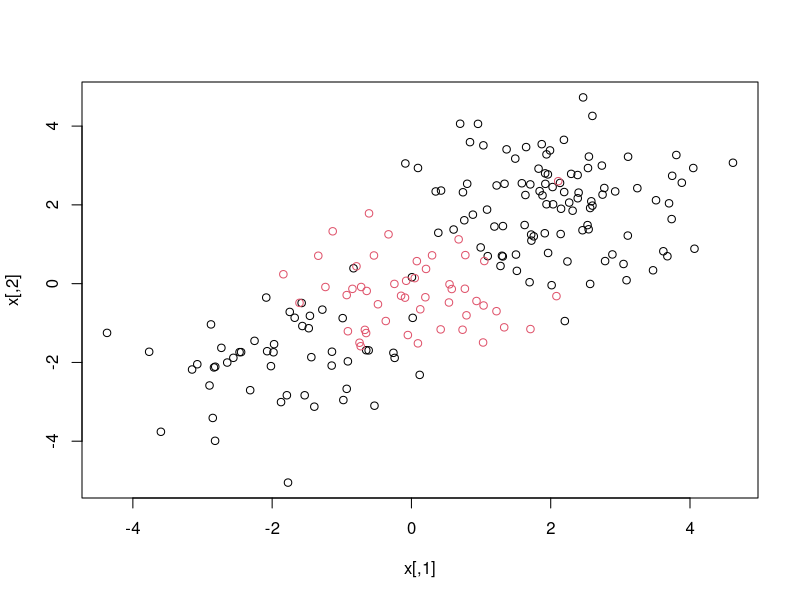
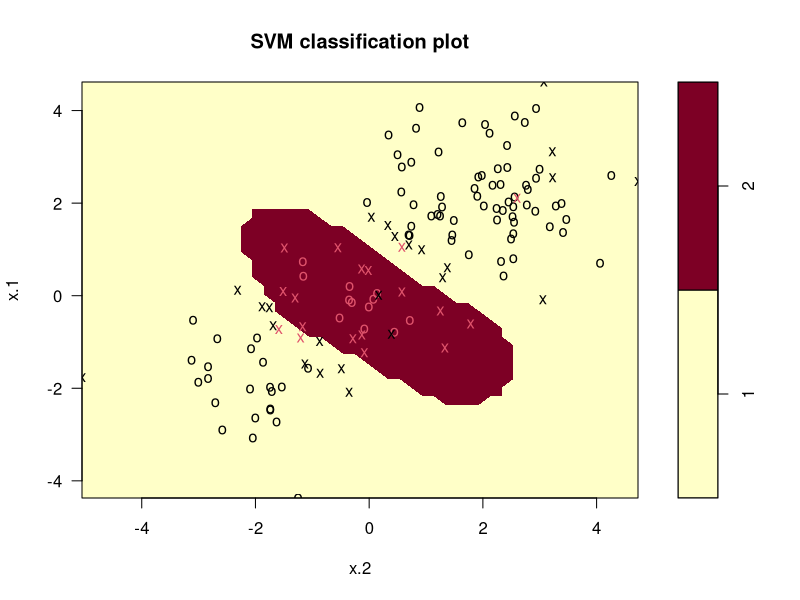
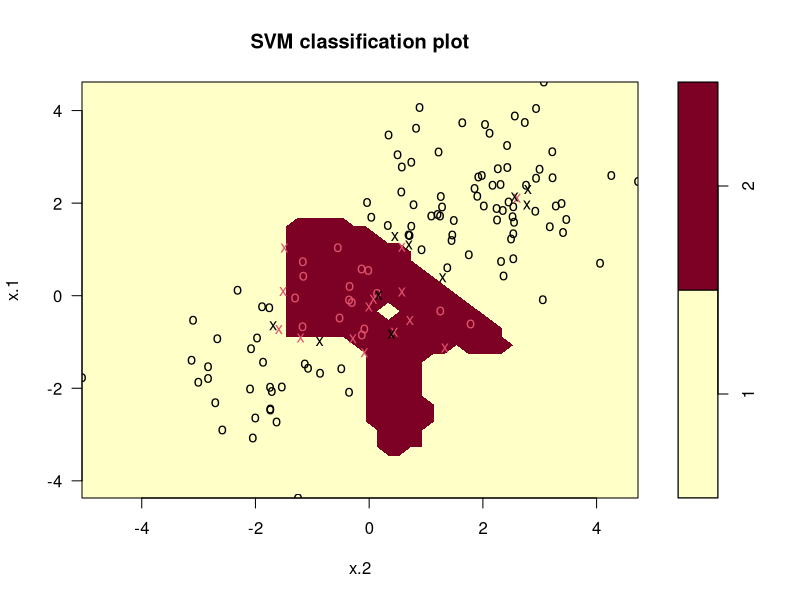
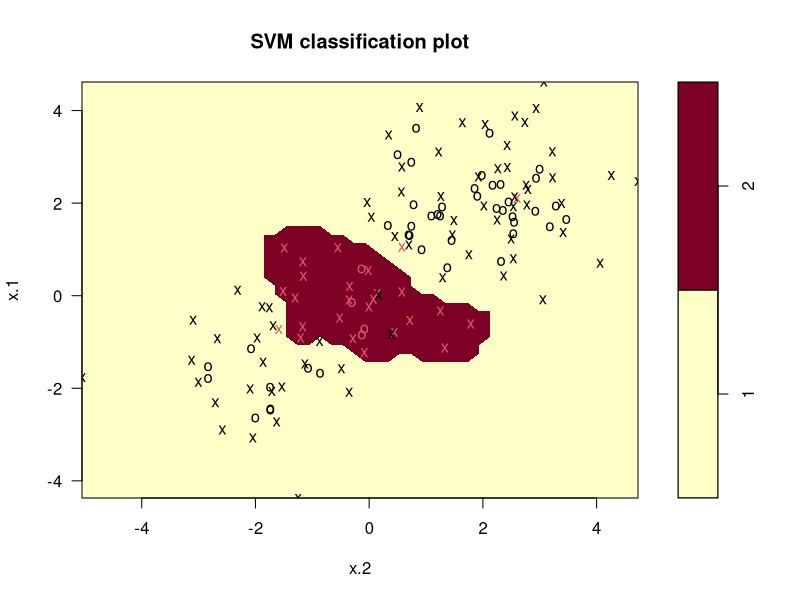
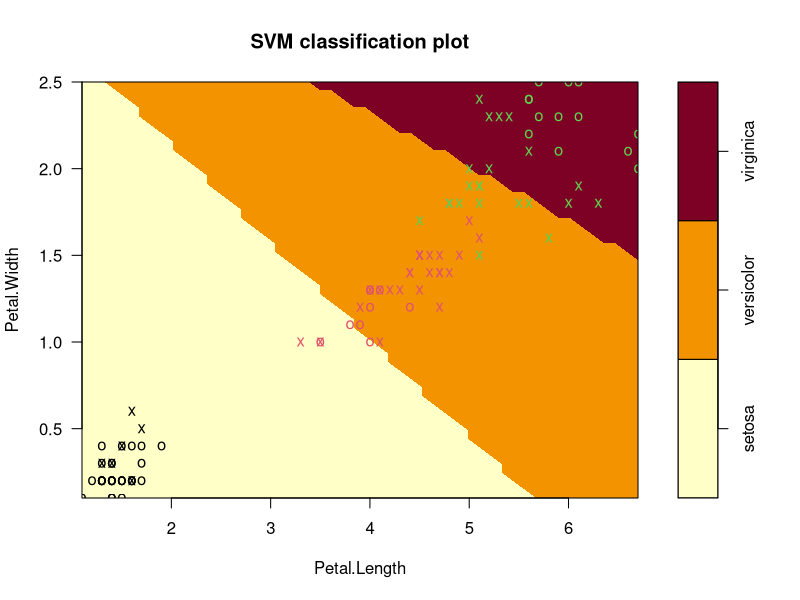
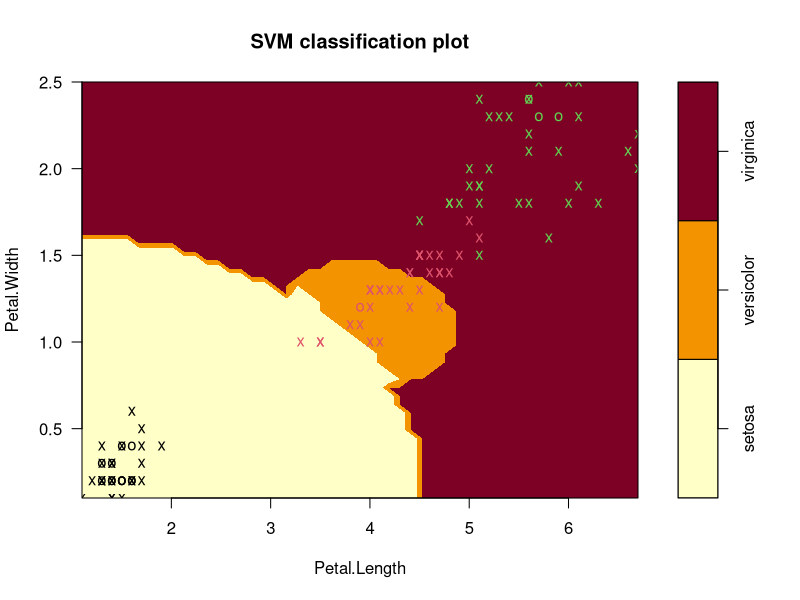
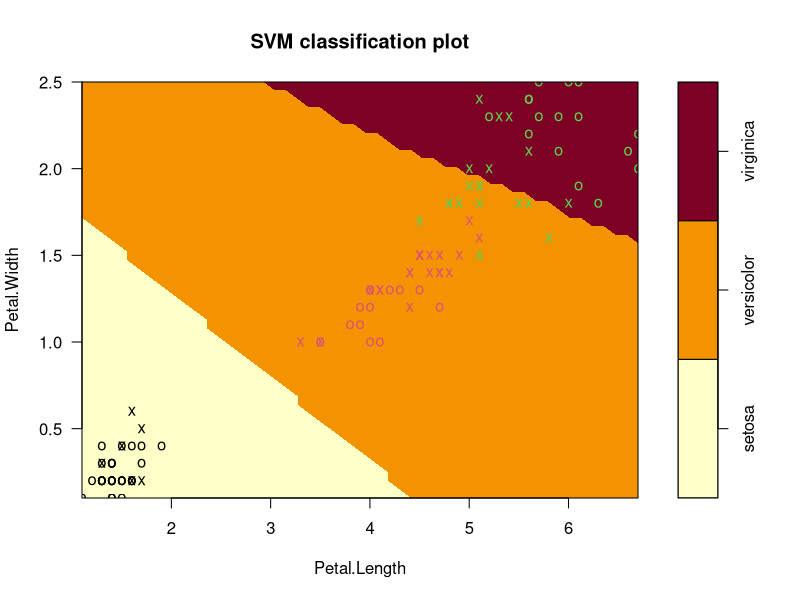

Write R code to recreate these figures, in order. (Note: this script raises an error after producing the figures.)
##install.packages('e1071')
library(e1071)
library(dplyr)
library(ggplot2)

### Support Vector Machine 
## 1. Make example data
set.seed(43)
x=matrix(rnorm(200*2), ncol=2)
x[1:100,]=x[1:100,]+2
x[101:150,]=x[101:150,]-2
y=c(rep(1,150),rep(2,50))
dat=data.frame(x=x,y=as.factor(y))
plot(x, col=y)

# Preprocessing, split train:test = 7:3
train=sample(1:nrow(x),nrow(x)*.7)

## 2.Model
svmfit=svm(y~., data=dat[train,], kernel="radial",  gamma=1, cost=1)
# Check Cost and support vector:
summary(svmfit)

# X: support vectors, remaining observations as zeros
svmfit$index
# Check SVM's non-linear boundary
plot(svmfit, dat[train,])


# Change parameter : Cost
# As larger the cost, smaller # of support vectors
svmfit=svm(y~., data=dat[train,], kernel="radial",gamma=1,cost=1e4)
plot(svmfit,dat[train,])
summary(svmfit)

# Change parameter : Gamma
# As larger the gamma, larger # of support vectors
svmfit=svm(y~., data=dat[train,], kernel="radial",gamma=10,cost=1)
plot(svmfit,dat[train,])
summary(svmfit)

# 3. Tuning: use tune() to perform cross validation
set.seed(43)
tune.out=tune(svm, y~., data=dat[train,], kernel="radial",
              ranges=list(cost=c(0.1,1,10,100,1000)))
summary(tune.out)

## Check the best model
bestmod = tune.out$best.model
summary(bestmod)

## 4. Evaluate
newdata=dat[-train,]
ypred = predict(bestmod,newdata)

conf_mat = table(truth = newdata$y, predict = ypred)
accuracy = (conf_mat[1,1]+conf_mat[2,2])/sum(conf_mat)


### iris Data, Multi Class

# Preprocessing
set.seed(43)
train_idx = sample(1:nrow(iris), nrow(iris)*.7)
IRIS = iris[train_idx,]

# SVM linear Code = SVC
svmfit_linear = svm(Species ~ ., data = IRIS, 
                    kernel = 'linear', cost = 0.1, gamma = 0.5)
summary(svmfit_linear)
plot(svmfit_linear, data=IRIS,
     Petal.Width~Petal.Length,
     slice = list(Sepal.Width=3, Sepal.Length=4) 
)

# SVM radial Code
svmfit_radial = svm(Species ~ ., data = IRIS, 
                    kernel = 'radial', cost = 0.1, gamma = 0.5)
summary(svmfit_radial)
plot(svmfit_radial, data=IRIS,
     Petal.Width~Petal.Length,
     slice = list(Sepal.Width=3, Sepal.Length=4) 
)

# SVM polynomial Code
svmfit_poly = svm(Species ~ ., data = IRIS, 
                   kernel = 'poly', cost = 0.1, gamma = 0.5)
summary(svmfit_poly)
plot(svmfit_poly, data=IRIS,
     Petal.Width~Petal.Length,
     slice = list(Sepal.Width=3, Sepal.Length=4) 
)

## Choose your model!
my_model = ??  #linear or poly or radial

## Tune your model, and evaluate!
set.seed(43)
tune.out=tune(svm, Species ~ ., data = IRIS,  kernel=my_model,
              ranges=list(cost=c(0.1,1,10,100,1000), gamma = c(0.5,1,2,3,4)))
bestmod = tune.out$best.model

IRIS_test =iris[-train_idx,]
ypred = predict(bestmod,IRIS_test)

conf_mat = table(truth = IRIS_test$Species, predict = ypred)
accuracy = (conf_mat[1,1]+conf_mat[2,2]+conf_mat[3,3])/sum(conf_mat)
accuracy


# SVR: Support Vector Machine Regression
svmfit_reg = svm(Petal.Length ~ Sepal.Length + Sepal.Length, data = IRIS, 
                    kernel = 'linear', cost = 0.1, gamma = 0.5)
summary(svmfit_reg)

ypred = predict(svmfit_reg,IRIS_test)
rsq <- function (x, y) cor(x, y) ^ 2
rsq(IRIS_test$Petal.Length,ypred)




####################################
#### Plotting, Not lecture Note ####
####################################

# Affine Plane
IRIS = iris %>% filter(Species != 'setosa')
IRIS

summary(IRIS)
curve = function(x,a,b){
  return(a*x+b)
}
ggplot(IRIS, aes(x = Sepal.Length, y = Petal.Length, color = Species)) +
  geom_point()+ theme(text = element_text(size=20)) +
 stat_function(fun = curve, size = 1,args=list(a = 0.8, b = 0), color = 'black', lty = 1) +
 stat_function(fun = curve, size = 1,args=list(a = 0.5, b = 2), color = 'grey', lty = 2) +
 stat_function(fun = curve, size = 1,args=list(a = 1, b = -1.5), color = 'red', lty = 3) +
 xlim(c(4.9,7.9)) + ylim(c(3.0,6.9)) + ggtitle("Affine Plane")

# Maximum Margin classifier 
ggplot(IRIS, aes(x = Sepal.Length, y = Petal.Length, color = Species)) +
  geom_point()+ theme(text = element_text(size=20)) +
  stat_function(fun = curve, size = 1,args=list(a = 0.8, b = 0), color = 'black') +
  stat_function(fun = curve, size = 1,args=list(a = 0.8, b = 0.1), color = 'black', lty = 2) +
  stat_function(fun = curve, size = 1,args=list(a = 0.8, b = -0.1), color = 'black', lty = 2) +
  ggtitle("C = 0.1")
